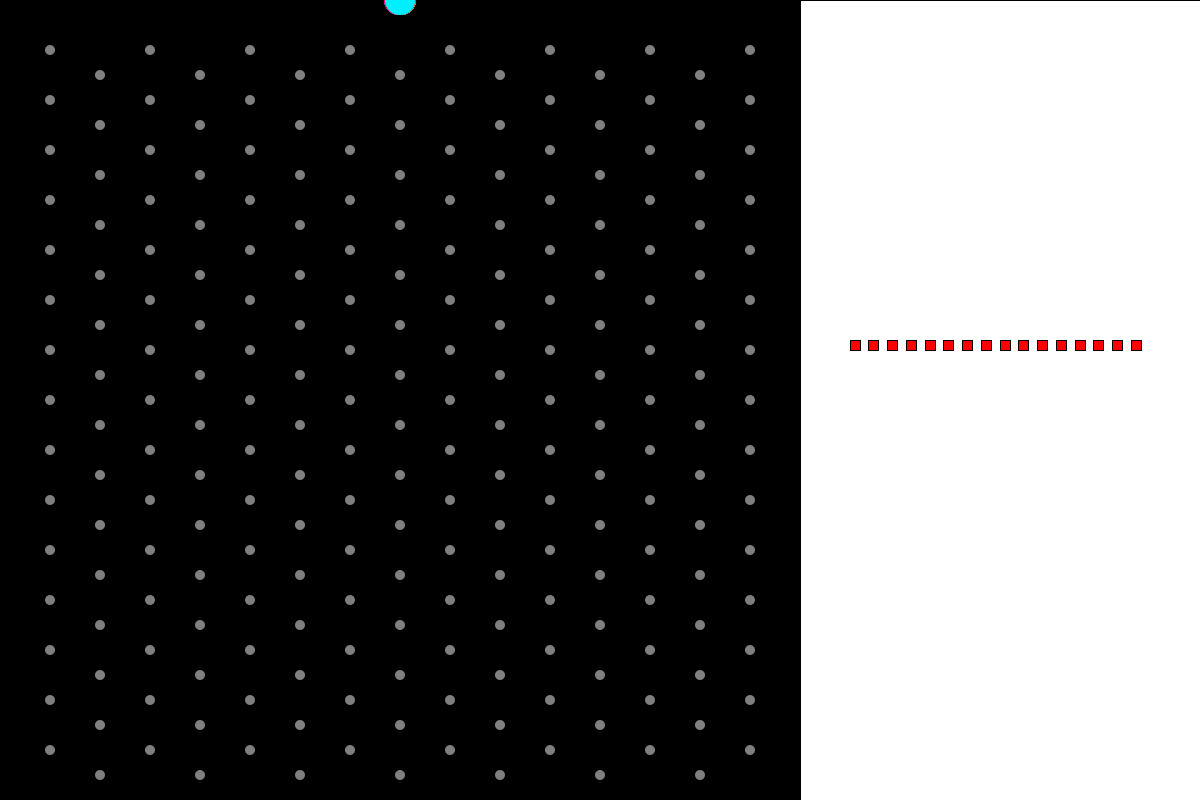
Frame 1 (no input)
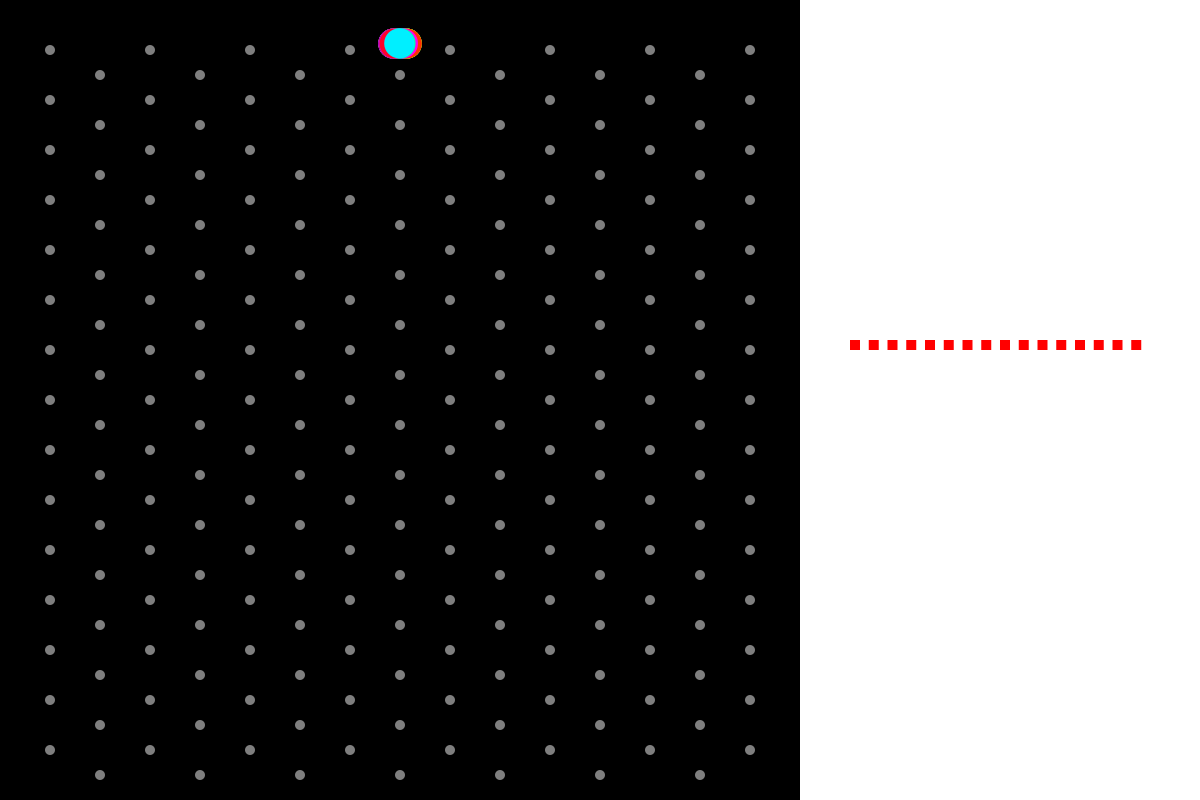
Frame 60 (the mouse pressed at the canvas centre just before this capture)
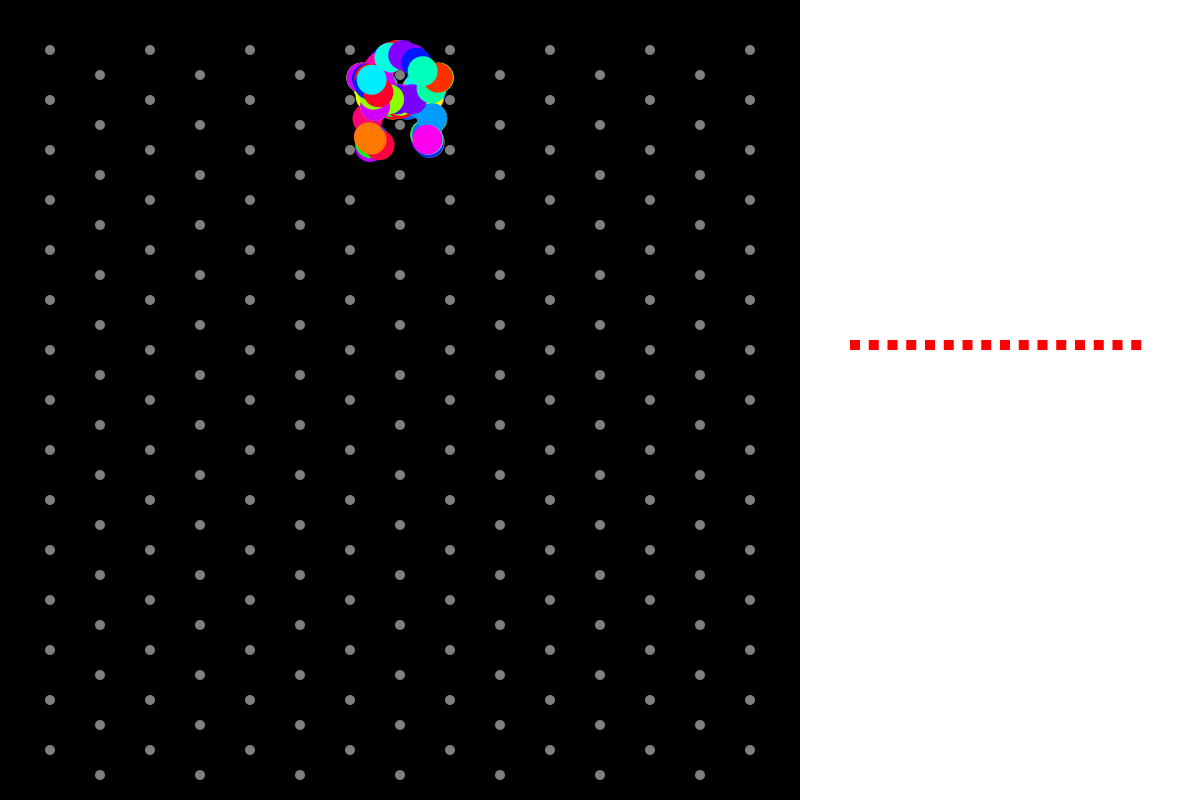
Frame 120 (the mouse held since frame 60 and released just before this capture)

The Processing sketch that drew these frames (run headless with seeded random() and noise(); from frame 60 on, the mouse is pressed at the canvas centre):

// Processing sketch: Plinko_Probability
// ── Plinko_Probability.pde
int SpaceBetweenPins = 50;
int AmountOfBalls = 200;
Pin[][] Pins;
Ball[] Balls;
int[] Distribution = {0, 0, 0, 0, 0, 0, 0, 0, 0, 0, 0, 0, 0, 0, 0, 0};


void setup() {
  colorMode(HSB);
  size(1200, 800);
  Pins = new Pin[16][16];
  Balls = new Ball[AmountOfBalls];
  int Extra = 0;
  int XCount = 0;
  int YCount = 0;
  for (int i = SpaceBetweenPins; i < width-400; i+= SpaceBetweenPins) {
    for (int j = SpaceBetweenPins; j < height; j+= SpaceBetweenPins) {
      Pins[XCount][YCount] = new Pin(i, j+Extra);
      YCount += 1;
    }
    XCount += 1;
    YCount = 0;
    Extra = (Extra+(SpaceBetweenPins/2)) % 50;
  }
  for (int i = 0; i < AmountOfBalls; i++) {
    Balls[i] = new Ball(400+random(-1, 1), 0);
  }
}

void draw() {
  background(0);
  fill(0, 0, 255);
  rect(width-400, 0, 400, height);
  int Maximum = 1;
  for (int i = 0; i < Distribution.length; i++) {
    if (Distribution[i] > Maximum) {
      Maximum = Distribution[i];
    }
  }
  for (int i = 0; i < Distribution.length; i++) {
    float XPos = map(i, 0, 16, width-350, width-50);
    float YPos = map(Distribution[i],0,Maximum,10,300);
    float Height = 350-YPos;
    fill(255, 255, 255);
    rect(XPos, Height, 10, YPos);
  }
  for (int i = 0; i < 15; i++) {
    for (int j = 0; j < 15; j++) {
      Pins[i][j].Show();
    }
  }
  for (int i = 0; i < AmountOfBalls; i++) {
    Balls[i].Show();
    Balls[i].Update();
    for (int j = 0; j < 15; j++) {
      for (int k = 0; k < 15; k++) {
        Balls[i].CheckCollisionWithPin(Pins[j][k]);
      }
    }
  }
}

// ── Ball_Class.pde
class Ball {
  PVector Position;
  PVector Velocity;
  float Gravity = 0.1;
  float Radius;
  float Bouncyness = 1.5;
  color Colour;

  Ball(float XPos, float YPos) {
    Position = new PVector(XPos, YPos);
    Velocity = new PVector(0, 0);
    Radius = 15;
    int RandomNumber = floor(random(0, 256));
    Colour = color(RandomNumber, 255, 255);
  }

  void Show() {
    fill(Colour);
    ellipse(Position.x, Position.y, Radius*2, Radius*2);
  }

  void Update() {
    Velocity.y += Gravity;
    Position.add(Velocity);
    if (Position.x + Velocity.x > width-400 || Position.x + Velocity.x < 0) {
      Velocity.x = -Velocity.x;
    }
    if (Position.y-Radius > height) {
      Distribution[(floor(Position.x/50))]++;
      Position.y = -Radius;
      Position.x = 400+random(-1, 1);
      Velocity = new PVector(0, 0);
      int RandomNumber = floor(random(0, 256));
      Colour = color(RandomNumber, 255, 255);
    }
  }

  void CheckCollisionWithPin(Pin CurrentPin) {
    if ((Position.x+Velocity.x - CurrentPin.Position.x)*(Position.x+Velocity.x - CurrentPin.Position.x) + (Position.y+Velocity.y - CurrentPin.Position.y)*(Position.y+Velocity.y - CurrentPin.Position.y) < (Radius+CurrentPin.Radius)*(Radius+CurrentPin.Radius)) {
      Colliding(CurrentPin);
    }
  }

  void Colliding(Pin CurrentPin) {
    float Distance = sqrt((CurrentPin.Position.x - Position.x)*(CurrentPin.Position.x - Position.x) + (CurrentPin.Position.y - Position.y)*(CurrentPin.Position.y - Position.y));
    float Speed = sqrt((Velocity.x*Velocity.x) + ((Velocity.y + Gravity)*(Velocity.y + Gravity)));
    float Angle = acos((Velocity.x*(CurrentPin.Position.x-Position.x) + (Velocity.y+Gravity)*(CurrentPin.Position.y-Position.y))/(Speed*Distance));
    float PerpendicularSpeed = Speed*cos(Angle);

    float XChange = Bouncyness * ((PerpendicularSpeed*(CurrentPin.Position.x-Position.x))/Distance);
    float YChange = Bouncyness * ((PerpendicularSpeed*(CurrentPin.Position.y-Position.y))/Distance);
    Velocity.x -= XChange;
    Velocity.y -= YChange;
  }
}

// ── Pin_Class.pde
class Pin {
  PVector Position;
  float Radius;
  
  Pin(float XPos, float YPos) {
    Radius = 5;
    Position = new PVector(XPos,YPos);
  }
  
  void Show() {
    fill(0,0,127);
    noStroke();
    ellipse(Position.x,Position.y,Radius*2,Radius*2);
  }
}
